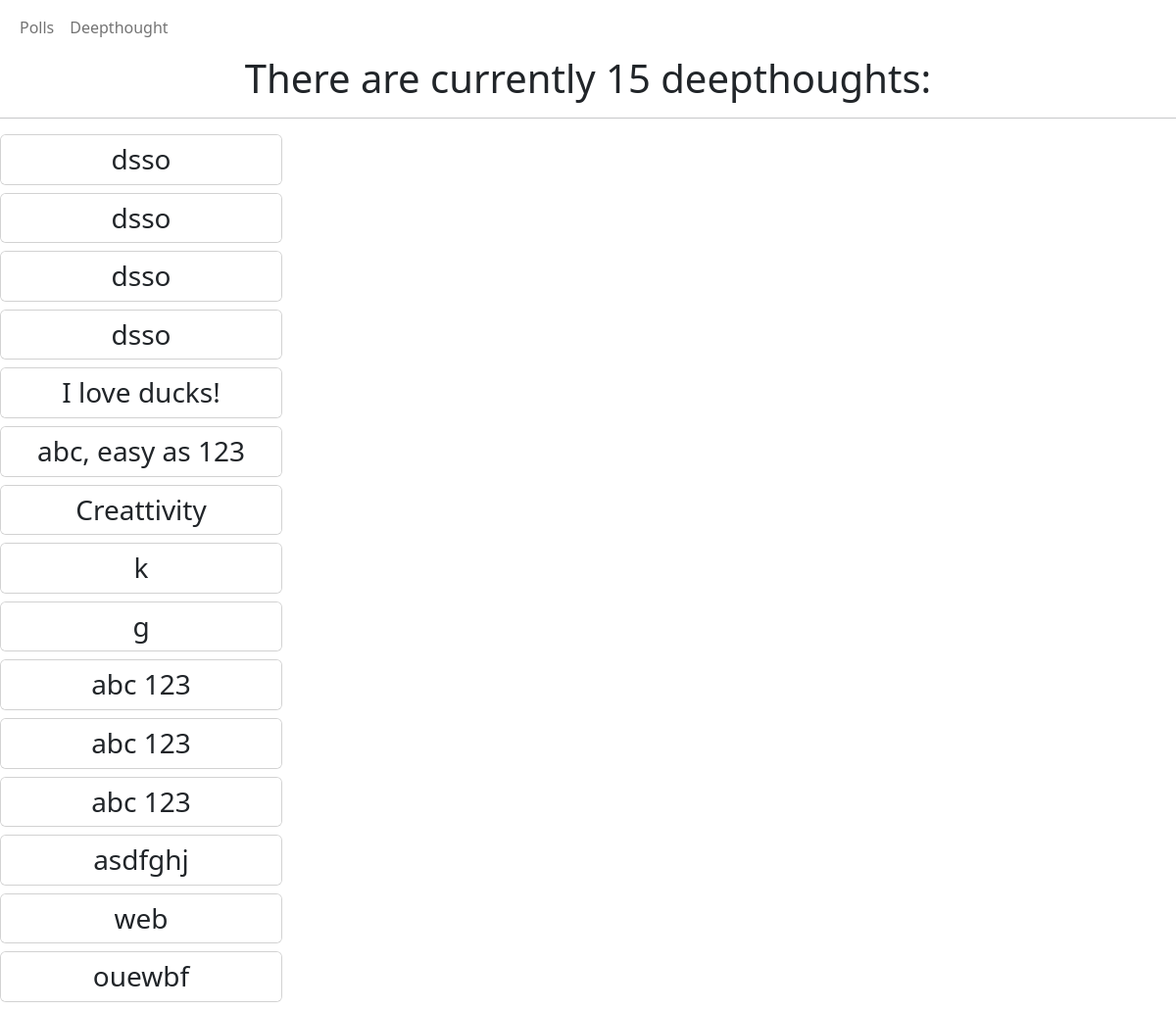
The app's page /polls/deepthought/list/ with its own data.
### polls/models.py (models this page shows, shortened)
class Writing(models.Model):
    text = models.CharField(max_length=1000)

### polls/views.py (the view)
# urls.py: path('deepthought/list/', views.DeepThoughtListView, name='listview'),
def DeepThoughtListView(request):
    template_name = 'polls/list.html'
    return render(request, template_name, {'writings': Writing.objects.all(),
                                           "num_writings": Writing.objects.count()})

### polls/templates/polls/list.html (shortened to what this page needs)
<link rel="stylesheet" href="https://cdn.jsdelivr.net/npm/bootstrap@5.2.0/dist/css/bootstrap.min.css">
<header>
  <nav class="navbar navbar-expand-lg navbar-light bg-white">
    <div class="container-fluid">
      <div class="collapse navbar-collapse" id="navbarExample01">
        <ul class="navbar-nav me-auto mb-2 mb-lg-0">
          <li class="nav-item">
            <a class="nav-link" href="{% url 'polls:index' %}">Polls</a>
          </li>
          <li class="nav-item">
            <a class="nav-link" href="{% url 'polls:entryfield' %}">Deepthought</a>
          </li>
        </ul>
      </div>
    </div>
  </nav>
<header>
<h1 class = "text-center">There are currently {{num_writings}} deepthoughts:</h1>
<hr>
{% for writing in writings %}
<h3 class="text-center">
<div class="card" style="width: 18rem;">
  <ul class="list-group list-group-flush">
    <li class="list-group-item">{{ writing.text }}</li>
  </ul>
</div>
</h3>
{% endfor %}

### records on screen
Writing: text "dsso"
Writing: text "dsso"
Writing: text "dsso"
Writing: text "dsso"
Writing: text "I love ducks!"
Writing: text "abc, easy as 123"
Writing: text "Creattivity"
Writing: text "k"
Writing: text "g"
Writing: text "abc 123"
Writing: text "abc 123"
Writing: text "abc 123"
Writing: text "asdfghj"
Writing: text "web"
Writing: text "ouewbf"

### other values on screen
{{ num_writings }} "15"
